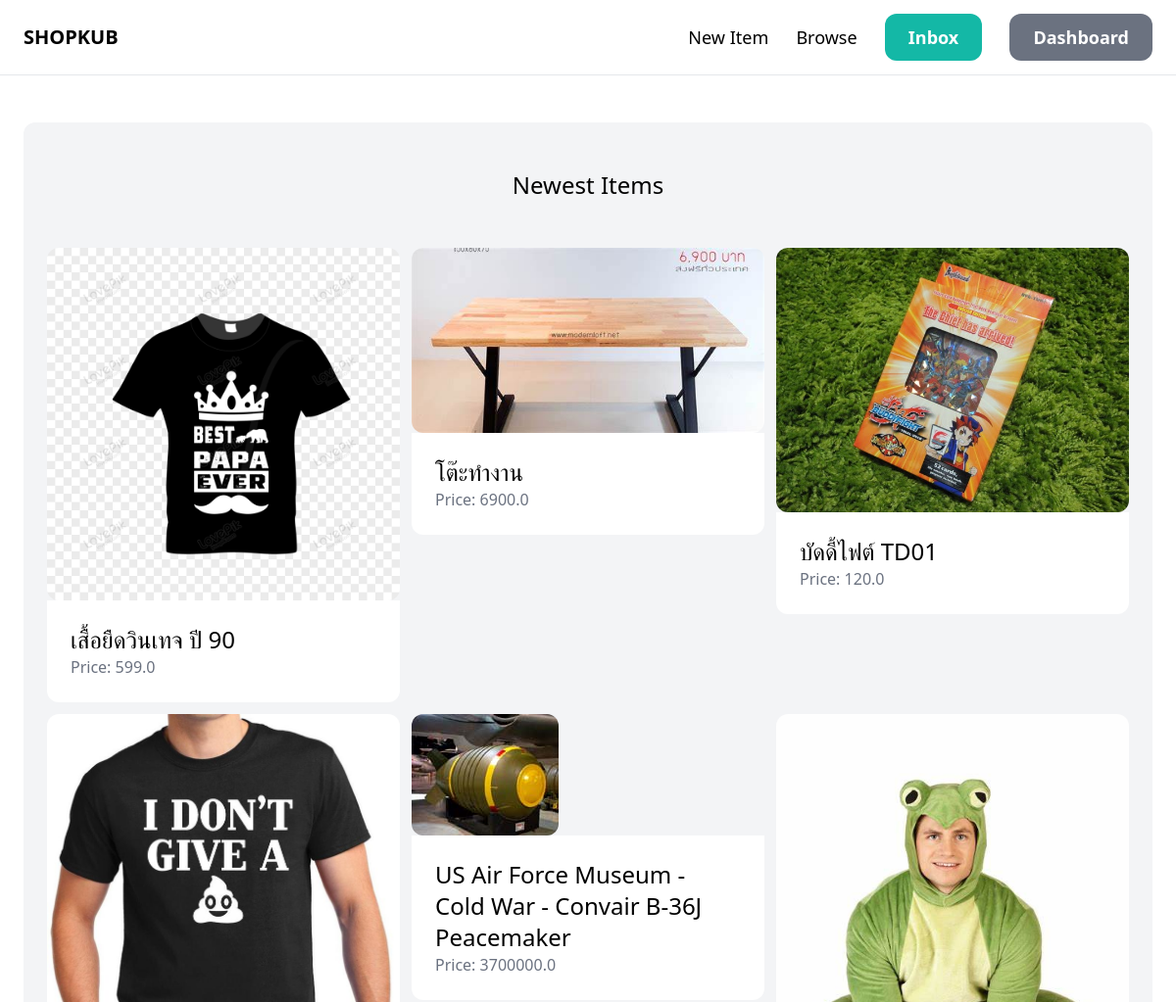
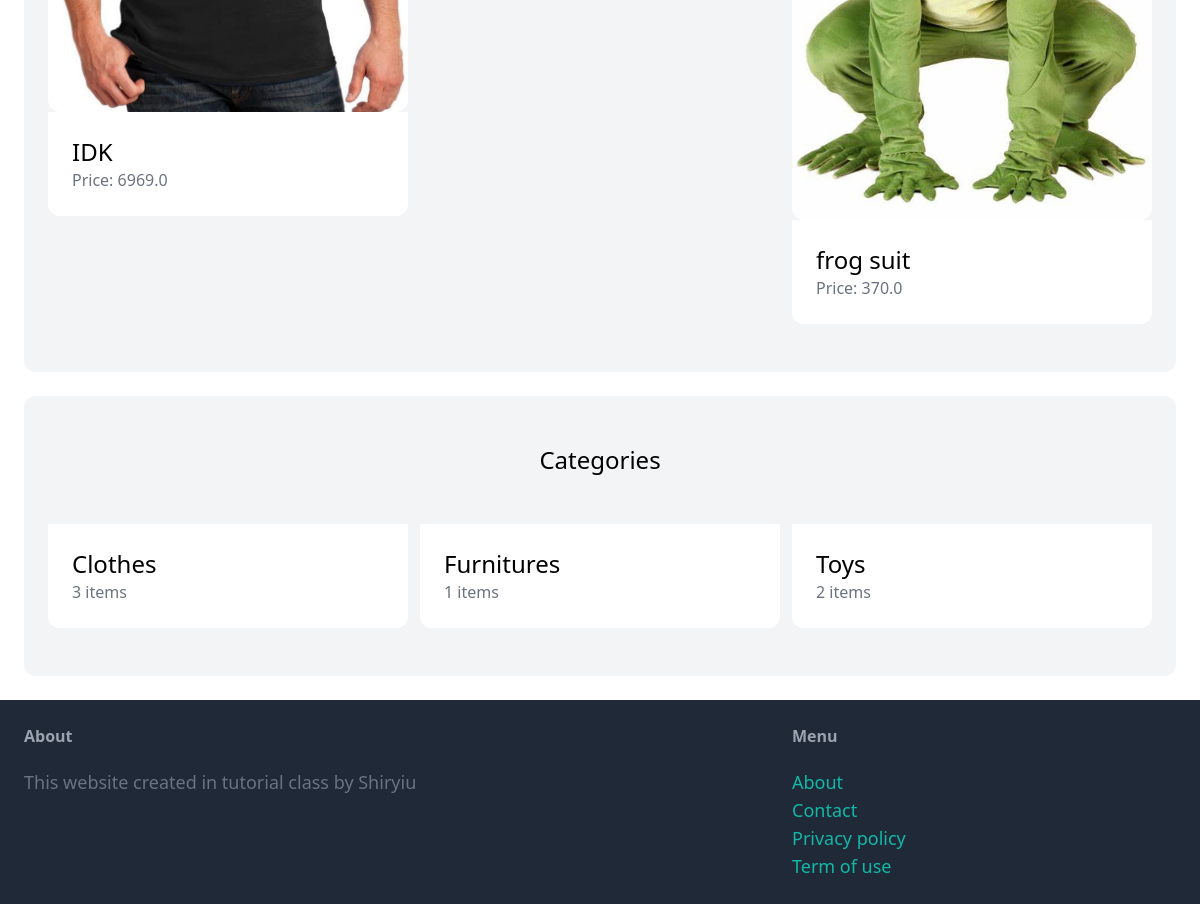
The app's page / (signed in) with its own data (2 pictures, top to bottom).
### item/models.py (models this page shows, shortened)
class Item(models.Model):
    category = models.ForeignKey(Category, related_name="items", on_delete=models.CASCADE)
    name = models.CharField(max_length=255)
    description = models.TextField(blank=True, null=True)
    price = models.FloatField()
    image = models.ImageField(upload_to="item_images", blank=True, null=True)
    is_sold = models.BooleanField(default=False)
    created_by = models.ForeignKey(User, related_name="items", on_delete=models.CASCADE)
    created_at = models.DateTimeField(auto_now_add=True)

class Category(models.Model):
    name = models.CharField(max_length=255)
    class Meta:
        ordering = ("name", )
        verbose_name_plural = "Categories"

### core/views.py (the view)
# urls.py: path('', views.index, name="index"),
def index(request):
    items = Item.objects.filter(is_sold=False)[:6]
    categories = Category.objects.all()
    return render(request, "core/index.html", {
        "categories": categories,
        "items": items
    })

### core/templates/core/index.html (shortened to what this page needs)
{% extends 'core/base.html' %}
{% block content %}
    <div class="mt-6 px-6 py-12 bg-gray-100 rounded-xl">
        <h2 class="mb-12 text-2xl text-center">Newest Items</h2>
        <div class="grid grid-cols-3 gap-3">
            {% for item in items %}
            <a href="{% url 'item:detail' item.id %}">
                <div>
                    <img src="{{item.image.url}}" class="rounded-xl">
                </div>
                <div class="p-6 bg-white rounded-b-xl">
                    <h2 class="text-2xl"> {{item.name}} </h2>
                    <p class="text-gray-500"> Price: {{item.price}} </p>
                </div>
            </a>
            {% endfor %}
        </div>
    </div>
    <div class="mt-6 px-6 py-12 bg-gray-100 rounded-xl">
        <h2 class="mb-12 text-2xl text-center">Categories</h2>
        <div class="grid grid-cols-3 gap-3">
            {% for category in categories %}
            <a href="#">
                <div class="p-6 bg-white rounded-b-xl">
                    <h2 class="text-2xl"> {{category.name}} </h2>
                    <p class="text-gray-500"> {{category.items.count}} items</p>
                </div>
            </a>
            {% endfor %}
        </div>
    </div>
{% endblock %}

### records on screen
Item: image (picture), name "เสื้อยืดวินเทจ ปี 90", price "599.0"
Item: image (picture), name "โต๊ะทำงาน", price "6900.0"
Item: image (picture), name "บัดดี้ไฟต์ TD01", price "120.0"
Item: image (picture), name "IDK", price "6969.0"
Item: image (picture), name "US Air Force Museum - Cold War - Convair B-36J Peacemaker", price "3700000.0"
Item: image (picture), name "frog suit", price "370.0"
Category: name "Clothes", items.count "3"
Category: name "Furnitures", items.count "1"
Category: name "Toys", items.count "2"
